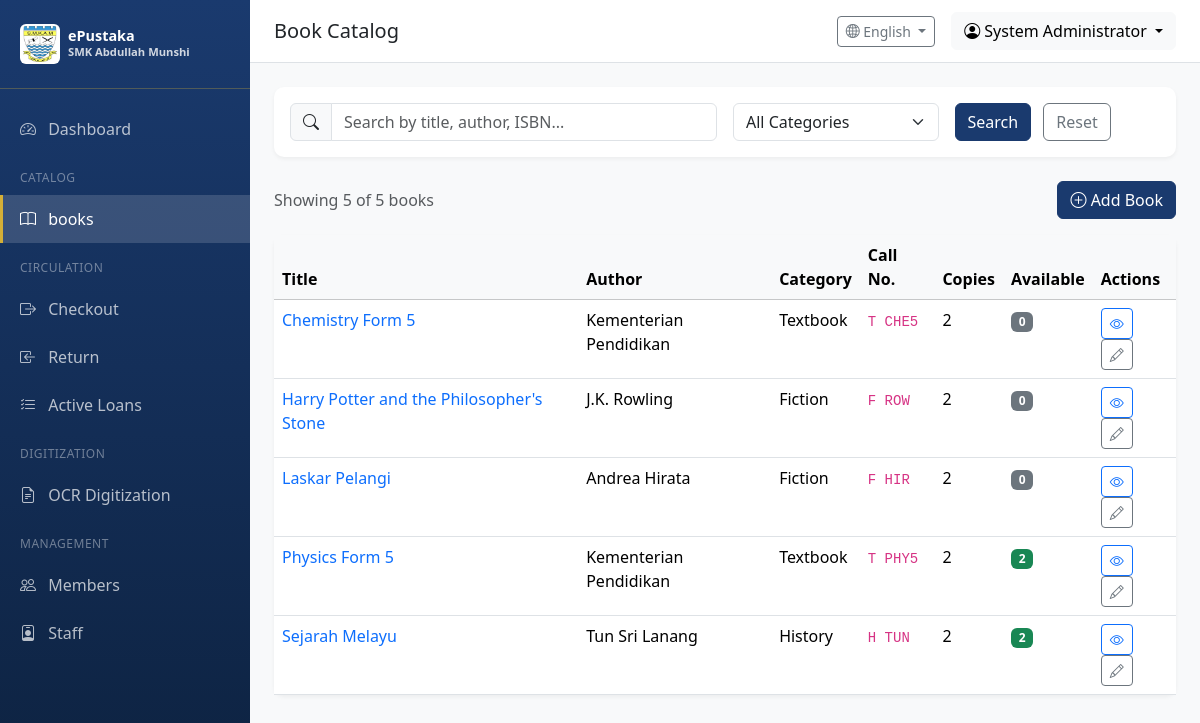
The app's page /catalog/ (signed in) with its own data.
### app/models/user.py (models this page shows, shortened)
class User(UserMixin, db.Model):
    __tablename__ = 'users'
    id = db.Column(db.Integer, primary_key=True)
    username = db.Column(db.String(64), unique=True, nullable=False, index=True)
    email = db.Column(db.String(120), unique=True, nullable=False, index=True)
    password_hash = db.Column(db.String(256), nullable=False)
    full_name = db.Column(db.String(128))
    is_active = db.Column(db.Boolean, default=True)
    role_id = db.Column(db.Integer, db.ForeignKey('roles.id'))
    created_at = db.Column(db.DateTime, default=datetime.utcnow)
    updated_at = db.Column(db.DateTime, default=datetime.utcnow, onupdate=datetime.utcnow)
    last_login = db.Column(db.DateTime)
    def can(self, perm):
        return self.role is not None and self.role.has_permission(perm)

### app/models/catalog.py (models this page shows, shortened)
class Book(db.Model):
    __tablename__ = 'books'
    id = db.Column(db.Integer, primary_key=True)
    title = db.Column(db.String(256), nullable=False, index=True)
    author = db.Column(db.String(256), index=True)
    isbn = db.Column(db.String(20), index=True)
    publisher = db.Column(db.String(128))
    publication_year = db.Column(db.Integer)
    edition = db.Column(db.String(32))
    category = db.Column(db.String(64), index=True)  # e.g., Fiction, Science, History
    call_number = db.Column(db.String(32), index=True)  # Library classification
    subject = db.Column(db.String(128))
    language = db.Column(db.String(32), default='Malay')
    description = db.Column(db.Text)
    page_count = db.Column(db.Integer)
    cover_image = db.Column(db.String(256))  # Path to cover image
    price = db.Column(db.Float)  # Book price for replacement/loss scenarios
    created_at = db.Column(db.DateTime, default=datetime.utcnow)
    updated_at = db.Column(db.DateTime, default=datetime.utcnow, onupdate=datetime.utcnow)
    copies = db.relationship('BookCopy', backref='book', lazy='dynamic', cascade='all, delete-orphan')
    @property
    def total_copies(self):
        return self.copies.count()
    @property
    def available_copies(self):
        return self.copies.filter(BookCopy.status == CopyStatus.AVAILABLE.value).count()

### app/routes/catalog.py (the view, shortened to what this page needs)
@catalog_bp.route('/')
@login_required
def index():
    page = request.args.get('page', 1, type=int)
    per_page = 20
    query = Book.query
    search = request.args.get('search', '').strip()
    category = request.args.get('category', '')
    if category:
        query = query.filter(Book.category == category)
    categories = db.session.query(Book.category).distinct().filter(Book.category.isnot(None)).all()
    categories = [c[0] for c in categories if c[0]]
    books = query.order_by(Book.title).paginate(page=page, per_page=per_page)
    return render_template('catalog/index.html',
                          books=books,
                          search=search,
                          category=category,
                          categories=categories)

### app/templates/catalog/index.html (shortened to what this page needs)
{% extends "base.html" %}
{% block page_title %}Book Catalog{% endblock %}
{% block content %}
<div class="card table-card mb-4">
    <div class="card-body">
        <form method="GET" class="row g-3">
            <div class="col-md-6">
                <div class="input-group">
                    <span class="input-group-text"><i class="bi bi-search"></i></span>
                    <input type="text" class="form-control" name="search" placeholder="Search by title, author, ISBN..." value="{{ search }}">
                </div>
            </div>
            <div class="col-md-3">
                <select class="form-select" name="category">
                    <option value="">All Categories</option>
                </select>
            </div>
            <div class="col-md-3">
                <button type="submit" class="btn btn-primary me-2">Search</button>
                <a href="{{ url_for('catalog.index') }}" class="btn btn-outline-secondary">Reset</a>
            </div>
        </form>
    </div>
</div>
<div class="d-flex justify-content-between align-items-center mb-3">
    <p class="text-muted mb-0">Showing {{ books.items|length }} of {{ books.total }} books</p>
    {% if current_user.can(8) %}
    <a href="{{ url_for('catalog.add_book') }}" class="btn btn-primary">
        <i class="bi bi-plus-circle"></i> Add Book
    </a>
    {% endif %}
</div>
<div class="card table-card">
    <div class="card-body p-0">
        <div class="table-responsive">
            <table class="table table-hover mb-0">
                <thead class="table-light">
                    <tr>
                        <th>Title</th>
                        <th>Author</th>
                        <th>Category</th>
                        <th>Call No.</th>
                        <th>Copies</th>
                        <th>Available</th>
                        <th>Actions</th>
                    </tr>
                </thead>
                <tbody>
                    {% for book in books.items %}
                    <tr>
                        <td>
                            <a href="{{ url_for('catalog.view_book', book_id=book.id) }}" class="text-decoration-none">
                                {{ book.title }}
                            </a>
                        </td>
                        <td>{{ book.author or '-' }}</td>
                        <td>{{ book.category or '-' }}</td>
                        <td><code>{{ book.call_number or '-' }}</code></td>
                        <td>{{ book.total_copies }}</td>
                        <td>
                            {% if book.available_copies > 0 %}
                                <span class="badge bg-success">{{ book.available_copies }}</span>
                            {% else %}
                                <span class="badge bg-secondary">0</span>
                            {% endif %}
                        </td>
                        <td>
                            <a href="{{ url_for('catalog.view_book', book_id=book.id) }}" class="btn btn-sm btn-outline-primary">
                                <i class="bi bi-eye"></i>
                            </a>
                            {% if current_user.can(8) %}
                            <a href="{{ url_for('catalog.edit_book', book_id=book.id) }}" class="btn btn-sm btn-outline-secondary">
                                <i class="bi bi-pencil"></i>
                            </a>
                            {% endif %}
                        </td>
                    </tr>
                    {% else %}
                    <tr>
                        <td colspan="7" class="text-center text-muted py-4">No books found</td>
                    </tr>
                    {% endfor %}
                </tbody>
            </table>
        </div>
    </div>
</div>
{% endblock %}

### app/templates/base.html (shortened to what this page needs)
<!DOCTYPE html>
<html lang="en">
<head>
    <link href="https://cdn.jsdelivr.net/npm/bootstrap@5.3.2/dist/css/bootstrap.min.css" rel="stylesheet">
    <link href="https://cdn.jsdelivr.net/npm/bootstrap-icons@1.11.1/font/bootstrap-icons.css" rel="stylesheet">
</head>
<body>
    {% if current_user.is_authenticated %}
    <nav class="sidebar">
        <div class="sidebar-brand">
            <div class="d-flex align-items-center">
                <img src="{{ url_for('static', filename='images/Lencana_Sekolah_Menengah_Kebangsaan_Abdullah_Munshi.jpg') }}"
                     alt="SMK Abdullah Munshi"
                     class="me-2 rounded"
                     style="width: 40px; height: 40px; object-fit: contain; background: white; padding: 2px;">
                <div>
                    <div style="font-size: 0.9rem; line-height: 1.2;">ePustaka</div>
                    <div style="font-size: 0.7rem; opacity: 0.8;">SMK Abdullah Munshi</div>
                </div>
            </div>
        </div>
        <ul class="nav flex-column">
            {% set is_member = current_user.__class__.__name__ == 'Member' %}
            {% if is_member %}
                {% set is_staff = current_user.member_type in ['Staff', 'Student Assistant', 'Librarian', 'Teacher'] %}
            {% else %}
                {% set is_staff = current_user.role and current_user.role.name != 'Student' %}
            {% endif %}
            {% if is_member and not is_staff %}
            <li class="sidebar-section">{{ t('student_portal') }}</li>
            <li class="nav-item">
                <a class="nav-link {% if request.endpoint == 'student.index' %}active{% endif %}" href="{{ url_for('student.index') }}">
                    <i class="bi bi-house"></i> {{ t('home') }}
                </a>
            </li>
            <li class="nav-item">
                <a class="nav-link {% if request.endpoint == 'student.search_books' %}active{% endif %}" href="{{ url_for('student.search_books') }}">
                    <i class="bi bi-search"></i> {{ t('search_books') }}
                </a>
            </li>
            <li class="nav-item">
                <a class="nav-link {% if request.endpoint == 'student.my_loans' %}active{% endif %}" href="{{ url_for('student.my_loans') }}">
                    <i class="bi bi-journal-bookmark"></i> {{ t('my_loans') }}
                </a>
            </li>
            <li class="nav-item">
                <a class="nav-link {% if request.endpoint == 'student.leaderboard' %}active{% endif %}" href="{{ url_for('student.leaderboard') }}">
                    <i class="bi bi-trophy"></i> {{ t('leaderboard') }}
                </a>
            </li>
            {% elif is_staff %}
            <li class="nav-item">
                <a class="nav-link {% if request.endpoint == 'main.dashboard' %}active{% endif %}" href="{{ url_for('main.dashboard') }}">
                    <i class="bi bi-speedometer2"></i> {{ t('dashboard') }}
                </a>
            </li>
            {% if current_user.can(1) or current_user.can(2) %}
            <li class="sidebar-section">{{ t('catalog') }}</li>
            <li class="nav-item">
                <a class="nav-link {% if 'catalog' in request.endpoint %}active{% endif %}" href="{{ url_for('catalog.index') }}">
                    <i class="bi bi-book"></i> {{ t('books') }}
                </a>
            </li>
            <li class="sidebar-section">{{ t('circulation') }}</li>
            <li class="nav-item">
                <a class="nav-link {% if request.endpoint == 'circulation.checkout' %}active{% endif %}" href="{{ url_for('circulation.checkout') }}">
                    <i class="bi bi-box-arrow-right"></i> {{ t('checkout') }}
                </a>
            </li>
            <li class="nav-item">
                <a class="nav-link {% if request.endpoint == 'circulation.return_book' %}active{% endif %}" href="{{ url_for('circulation.return_book') }}">
                    <i class="bi bi-box-arrow-in-left"></i> {{ t('return') }}
                </a>
            </li>
            <li class="nav-item">
                <a class="nav-link {% if request.endpoint == 'circulation.active_loans' %}active{% endif %}" href="{{ url_for('circulation.active_loans') }}">
                    <i class="bi bi-list-check"></i> {{ t('active_loans') }}
                </a>
            </li>
            {% endif %}
            {% if current_user.can(512) %}
            <li class="sidebar-section">{{ t('digitization') }}</li>
            <li class="nav-item">
                <a class="nav-link {% if 'ocr' in request.endpoint %}active{% endif %}" href="{{ url_for('ocr.index') }}">
                    <i class="bi bi-file-earmark-text"></i> {{ t('ocr_digitization') }}
                </a>
            </li>
            {% endif %}
            {% if current_user.can(128) %}
            <li class="sidebar-section">{{ t('management') }}</li>
            <li class="nav-item">
                <a class="nav-link {% if request.endpoint == 'users.member_list' %}active{% endif %}" href="{{ url_for('users.member_list') }}">
                    <i class="bi bi-people"></i> {{ t('members') }}
                </a>
            </li>
            {% endif %}
            {% if current_user.can(256) %}
            <li class="nav-item">
                <a class="nav-link {% if request.endpoint == 'users.staff_list' %}active{% endif %}" href="{{ url_for('users.staff_list') }}">
                    <i class="bi bi-person-badge"></i> {{ t('staff') }}
                </a>
            </li>
            {% endif %}
            {% endif %}
        </ul>
    </nav>
    <div class="main-content">
        <nav class="top-navbar d-flex justify-content-between align-items-center">
            <div>
                <h5 class="mb-0">{% block page_title %}{{ t('dashboard') }}{% endblock %}</h5>
            </div>
            <div class="d-flex align-items-center gap-3">
                <div class="dropdown">
                    <button class="btn btn-outline-secondary btn-sm dropdown-toggle" type="button" data-bs-toggle="dropdown">
                        <i class="bi bi-globe2"></i> {{ languages.get(current_language, 'English') }}
                    </button>
                </div>
                <div class="dropdown">
                    <button class="btn btn-light dropdown-toggle" type="button" data-bs-toggle="dropdown">
                        <i class="bi bi-person-circle"></i> {{ current_user.full_name or current_user.username }}
                    </button>
                </div>
            </div>
        </nav>
        <div class="content-wrapper">
            {% block content %}{% endblock %}
        </div>
    </div>
    {% else %}
    {% block public_content %}{% endblock %}
    {% endif %}
</body>
</html>

### records on screen
User: full_name "System Administrator"
Book: title "Chemistry Form 5", author "Kementerian Pendidikan", category "Textbook", call_number "T CHE5", total_copies "2", shows "0"
Book: title "Harry Potter and the Philosopher's Stone", author "J.K. Rowling", category "Fiction", call_number "F ROW", total_copies "2", shows "0"
Book: title "Laskar Pelangi", author "Andrea Hirata", category "Fiction", call_number "F HIR", total_copies "2", shows "0"
Book: title "Physics Form 5", author "Kementerian Pendidikan", category "Textbook", call_number "T PHY5", total_copies "2", available_copies "2"
Book: title "Sejarah Melayu", author "Tun Sri Lanang", category "History", call_number "H TUN", total_copies "2", available_copies "2"

### other values on screen
{{ t('dashboard') }} "Dashboard"
{{ t('catalog') }} "CATALOG"
{{ t('books') }} "books"
{{ t('circulation') }} "CIRCULATION"
{{ t('checkout') }} "Checkout"
{{ t('return') }} "Return"
{{ t('active_loans') }} "Active Loans"
{{ t('digitization') }} "DIGITIZATION"
{{ t('ocr_digitization') }} "OCR Digitization"
{{ t('management') }} "MANAGEMENT"
{{ t('members') }} "Members"
{{ t('staff') }} "Staff"
{{ languages.get(current_language, 'English') }} "English"
{{ books.items|length }} "5"
{{ books.total }} "5"
